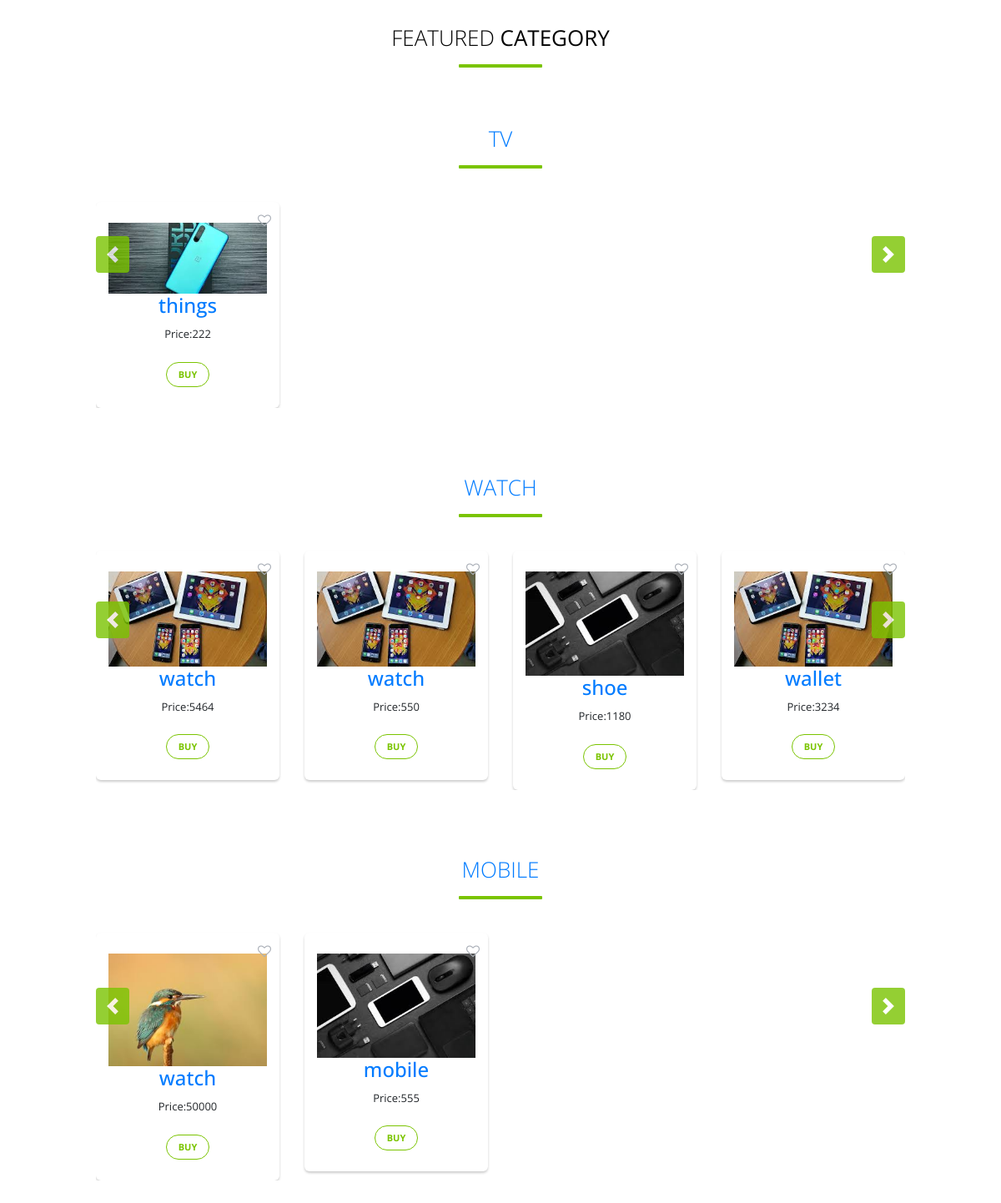
Screenshot of /User_login/category_s.php with the database file from the repository.
### tables this page shows
CREATE TABLE `category_info` (
  `id` int NOT NULL,
  `CName` varchar(255) NOT NULL,
  `image` varchar(255) NOT NULL,
  `description` varchar(255) NOT NULL,
  `create_at` date NOT NULL,
  `update_at` date NOT NULL
);

CREATE TABLE `Product_info` (
  `Id` int NOT NULL,
  `pname` varchar(255) NOT NULL,
  `category` int NOT NULL,
  `SKU` int NOT NULL,
  `image` varchar(255) NOT NULL,
  `price` int NOT NULL,
  `description` varchar(255) NOT NULL,
  `video` varchar(255) NOT NULL,
  `qty` int NOT NULL,
  `Status` varchar(255) NOT NULL,
  `create_at` date NOT NULL,
  `update_at` date NOT NULL
);

### User_login/class.php (called while the page is built, shortened)
<?php
class database {
     function __construct() {
        $this->con = mysqli_connect(self::host,self::user,self::pass);
        $this->db =mysqli_select_db($this->con,self::db_name);
        return $this->con;
    }
}
class product_details extends database{
    public function product_page($id)
    {
        $query="select * from Product_info where category =$id";
        $result2=mysqli_query($this->con,$query);
        while($array=mysqli_fetch_row($result2)){
            $data[]=$array;
        }
        return $data;
    }
}
class category_main extends database {
    public function categoryMain()
    {
        $query="select * from category_info";
        $result=mysqli_query($this->con,$query);
        while($category=mysqli_fetch_row($result)){
            $data[]=$category;
        }
        return $data;
    }
}
?>

### User_login/category_s.php (the view, shortened to what this page needs)
<!DOCTYPE html>
<html lang="en">
<head>
<link rel="stylesheet" href="https://stackpath.bootstrapcdn.com/bootstrap/4.5.0/css/bootstrap.min.css">
<link rel="stylesheet" href="http://localhost/lifekart/User_login/myCarousel.css">
<link rel="stylesheet" href="https://maxcdn.bootstrapcdn.com/font-awesome/4.7.0/css/font-awesome.min.css">
</head>
<body>
<div class="container">
	<div class="row">
		<div class="col-md-12">
			<h2>Featured <b>Category</b></h2>
        <?php
		$cate=new category_main();
        $rows=$cate->categoryMain();
        foreach($rows as $category){
            ?>
				<div>
				<div id="carousel<?php echo $category[0]?>" class="carousel slide" data-ride="carousel">
  <div class="carousel-inner">
  <?php
                $i=0;
				$id=$category[0];
				$productS=new product_details();
				$rows=$productS->product_page($id);
				if($rows != '') { ?>
					<h2><a href="http://localhost/lifekart/User_login/category.php?page=category&id=<?php echo $id?>"><?php echo $category[1];?></a></h2>
        		<?php
				foreach($rows as $array){
					if($array[9]=='Enable'){
            $var=unserialize($array[4]);
	    if($i<8){?>
		 <?php if($i==0){?><div class="carousel-item active"><div class="row"><?php }?>
		 <?php if($i==4){?><div class="carousel-item"><div class="row"><?php }?>
	<div class="col-sm-3">
							<div class="thumb-wrapper">
								<span class="wish-icon"><i class="fa fa-heart-o"></i></span>
								<div class="img-box">
                                <img src="http://localhost/lifekart/User_login/images/<?php echo $var[0];?>" alt="" class="img-fluid" style= "width:100%" >
								</div>
								<div class="thumb-content">
									<h4><a href="http://localhost/lifekart/User_login/productDetails.php?page=array&id=<?php echo $array[0]?>"><?php echo $array[1];?></a></h4>
									<p class="item-price">Price:<?php echo $array[5];?></p>
									<a href="http://localhost/lifekart/User_login/productDetails.php?page=array&id=<?php echo $array[0]?>" class="btn btn-primary">buy </a>
								</div>
							</div>
						</div>
					<?php if($i==3){?></div> </div><?php }?>
					<?php $i++; }
					}else{$status[]=$array[9];}
             } ?>
           </div>
		   </div>
  <a class="carousel-control-prev" href="#carousel<?php echo $category[0]?>" role="button" data-slide="prev">
    <span class="carousel-control-prev-icon" aria-hidden="true"></span>
  </a>
  <a class="carousel-control-next" href="#carousel<?php echo $category[0]?>" role="button" data-slide="next">
    <span class="carousel-control-next-icon" aria-hidden="true"></span>
  </a>
</div>
			<?php } ?>
            </div>
                <?php
                }?>
        </div>
	</div>
</div>
</body>
</html>

### User_login/myCarousel.css (style rules this page uses)
body { font-family: "Open Sans", sans-serif; }
h2 { color: #000; font-size: 26px; font-weight: 300; text-align: center; text-transform: uppercase; position: relative; margin: 30px 0 60px; }
h2::after { content: ""; width: 100px; position: absolute; margin: 0 auto; height: 4px; border-radius: 1px; background: #7ac400; left: 0; right: 0; bottom: -20px; }
.carousel { margin: 50px auto; padding: 0 70px; }
.carousel .thumb-wrapper { padding: 25px 15px; background: #fff; border-radius: 6px; text-align: center; position: relative; box-shadow: 0 2px 3px rgba(0,0,0,0.2); }
.carousel .thumb-content .btn { color: #7ac400; font-size: 11px; text-transform: uppercase; font-weight: bold; background: none; border: 1px solid #7ac400; padding: 6px 14px; margin-top: 5px; line-height: 16px; border-radius: 20px; }
.carousel .item-price { font-size: 13px; padding: 2px 0; }
.carousel-control-prev, .carousel-control-next { height: 44px; width: 40px; background: #7ac400; margin: auto 0; border-radius: 4px; opacity: 0.8; }
.carousel .wish-icon { position: absolute; right: 10px; top: 10px; z-index: 99; cursor: pointer; font-size: 16px; color: #abb0b8; }

### rows the page displays
category_info: CName "TV"
product_info: shows a picture, pname "things", price "222"
category_info: CName "WATCH"
product_info: pname "watch", price "5464"
product_info: pname "watch", price "550"
product_info: pname "shoe", price "1180"
product_info: pname "wallet", price "3234"
category_info: CName "MOBILE"
product_info: shows a picture, pname "watch", price "50000"
product_info: pname "mobile", price "555"
